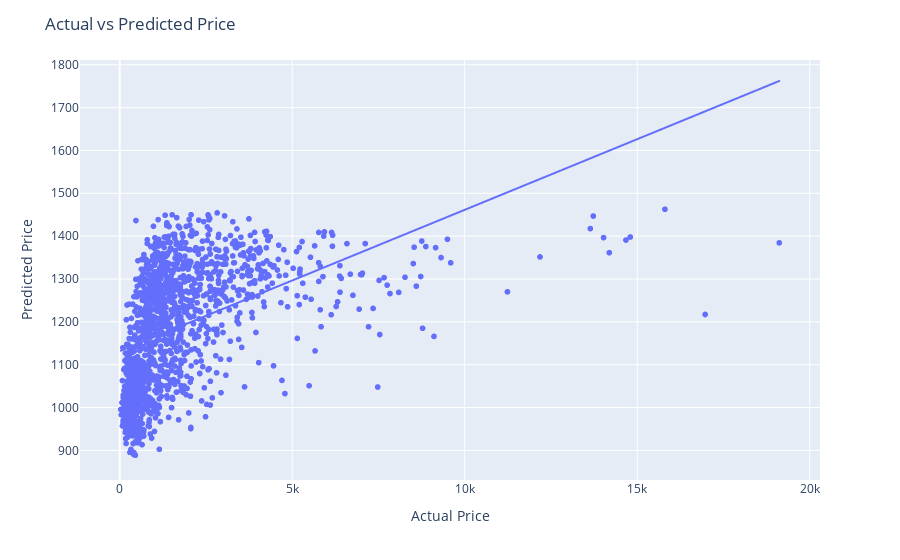

The notebook cell this image was saved under:
### Code cell
import plotly.express as px

fig = px.scatter(x=y_test, y=y_pred,
                 labels={'x': 'Actual Price', 'y': 'Predicted Price'},
                 trendline="ols"
                 )
fig.update_layout(title='Actual vs Predicted Price', xaxis_title="Actual Price", yaxis_title="Predicted Price")
fig.show()

### Figure 1 — Plotly figure (JSON) as saved in the notebook; plotly's stock layout.template omitted (floating-point values rounded to 4 significant figures; data arrays with more than 128 entries replaced by an {"elided": "..."} marker saying what was removed)
{"data": [{"hovertemplate": "Actual Price=%{x}<br>Predicted Price=%{y}<extra></extra>", "legendgroup": "", "marker": {"color": "#636efa", "symbol": "circle"}, "mode": "markers", "name": "", "showlegend": false, "type": "scattergl", "x": {"elided": "1485 int values"}, "xaxis": "x", "y": {"elided": "1485 float values"}, "yaxis": "y"}, {"hovertemplate": "<b>OLS trendline</b><br>y = 0.0329854 * x + 1131.53<br>R<sup>2</sup>=0.207709<br><br>Actual Price=%{x}<br>Predicted Price=%{y} <b>(trend)</b><extra></extra>", "legendgroup": "", "marker": {"color": "#636efa", "symbol": "circle"}, "mode": "lines", "name": "", "showlegend": false, "type": "scattergl", "x": {"elided": "1485 int values"}, "xaxis": "x", "y": {"elided": "1485 float values"}, "yaxis": "y"}], "layout": {"legend": {"tracegroupgap": 0}, "margin": {"t": 60}, "title": {"text": "Actual vs Predicted Price"}, "xaxis": {"anchor": "y", "domain": [0, 1], "title": {"text": "Actual Price"}}, "yaxis": {"anchor": "x", "domain": [0, 1], "title": {"text": "Predicted Price"}}}}
